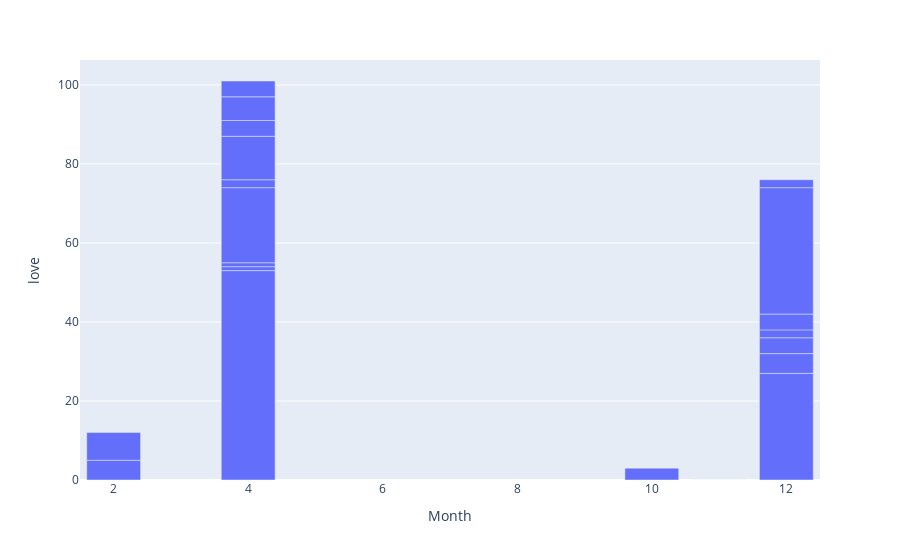

Write notebook code for a chart like this one.
### Code cell
love_bar = px.bar(df[df['Artist'] == 'Beyoncé'], x='Month', y='love')
love_bar.show()

### Figure 1 — Plotly figure (JSON) as saved in the notebook; plotly's stock layout.template omitted (floating-point values rounded to 4 significant figures)
{"data": [{"alignmentgroup": "True", "hovertemplate": "Month=%{x}<br>love=%{y}<extra></extra>", "legendgroup": "", "marker": {"color": "#636efa", "pattern": {"shape": ""}}, "name": "", "offsetgroup": "", "orientation": "v", "showlegend": false, "textposition": "auto", "type": "bar", "x": [12, 2, 12, 2, 10, 12, 4, 4, 4, 4, 12, 4, 4, 12, 12, 12, 4, 11, 4, 4], "xaxis": "x", "y": [27, 5, 5, 7, 3, 4, 53, 1, 1, 19, 2, 2, 11, 4, 32, 2, 4, 0, 6, 4], "yaxis": "y"}], "layout": {"autosize": true, "barmode": "relative", "legend": {"tracegroupgap": 0}, "margin": {"t": 60}, "xaxis": {"anchor": "y", "autorange": true, "domain": [0, 1], "range": [1.5, 12.5], "title": {"text": "Month"}, "type": "linear"}, "yaxis": {"anchor": "x", "autorange": true, "domain": [0, 1], "range": [0, 106.3], "title": {"text": "love"}, "type": "linear"}}}
